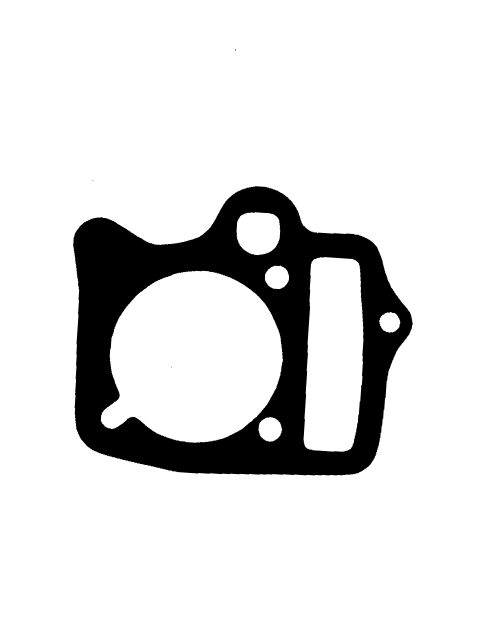
#> input picture detecterror-v2/images/crop_rect_img.png, 960 x 1280 px, found by its file name (shown at 1/2 size); its folder holds 4 pictures in this run
$ python run.py ../detecterror-v2/images/crop_rect_img.png   (older library calls are emulated)
#> lines starting #> are read from the running program, lines starting #| are printed output that depends on the picture
import glob
import os
import sys
from PIL import Image

size = 480, 680

# for infile in sys.argv[1:]:
infile = "/home/user1/Desktop/images"
outfile = "/home/user1/Desktop/resize"
for pathAndFilename in glob.iglob(os.path.join(infile, "*")):
    title, ext = os.path.splitext(os.path.basename(pathAndFilename))
    filename = title+ext
    input = infile+'/'+filename
    output = outfile + "/" + filename
    im = Image.open(input)
#> im is the input picture: PIL image 960x1280 L; min 0, max 255, mean 221.6
    im.thumbnail(size, Image.ANTIALIAS)
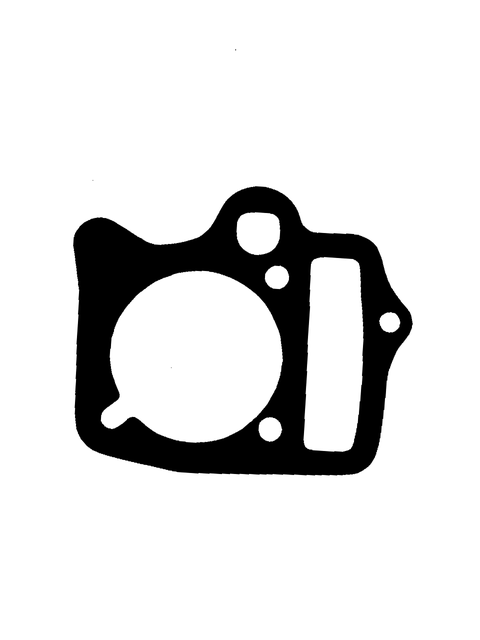
#> im: PIL image 480x640 L; min 0, max 255, mean 221.6
    im.save(output)
#> pass 2 of the loop `for pathAndFilename in glob.iglob(os.path.join(infile, "*")):`:
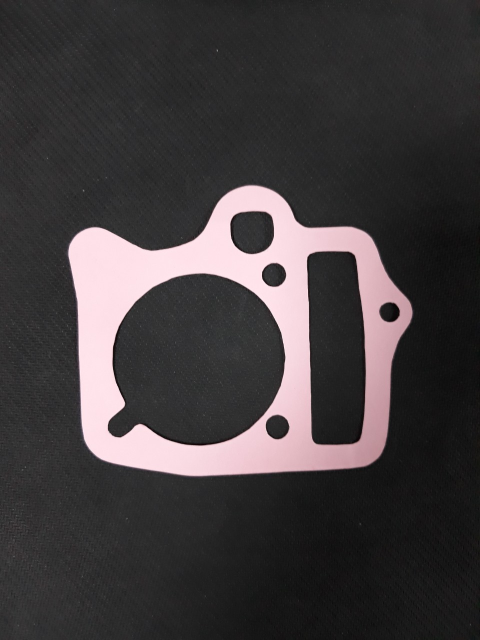
#> input picture detecterror-v2/images/error1_1.jpg, 960 x 1280 px, found by its file name (shown at 1/2 size)
#> im is the input picture: PIL image 960x1280 RGB; mean R, G, B 65.2, 60.5, 61.9
#> `im.thumbnail(size, Image.ANTIALIAS)`:
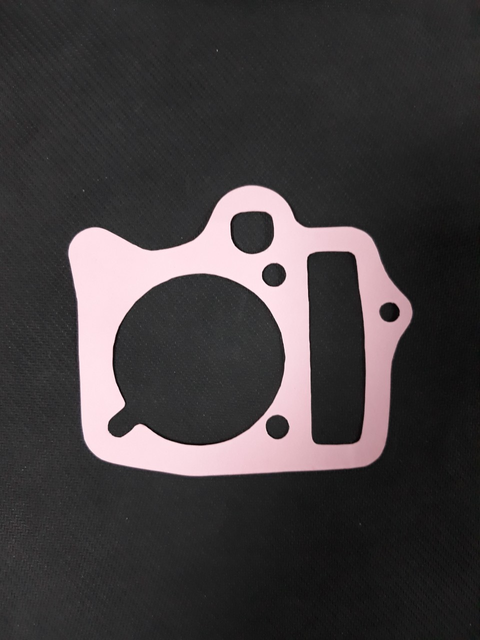
#> im: PIL image 480x640 RGB; mean R, G, B 65.2, 60.5, 61.9
#> pass 3 of the loop `for pathAndFilename in glob.iglob(os.path.join(infile, "*")):`:
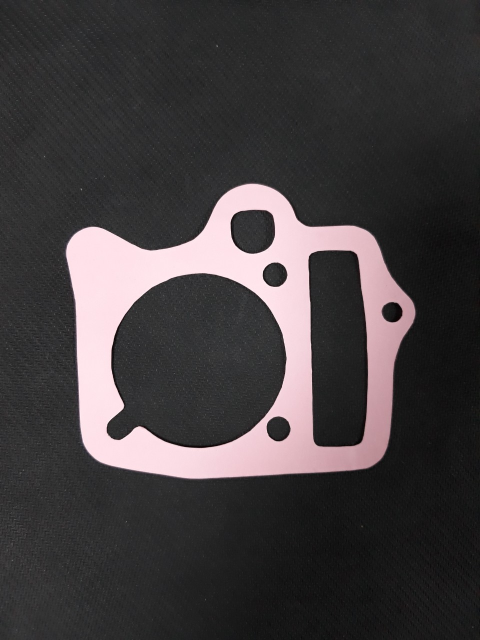
#> input picture detecterror-v2/images/error1_2.jpg, 960 x 1280 px, found by its file name (shown at 1/2 size)
#> im is the input picture: PIL image 960x1280 RGB; mean R, G, B 66, 61.4, 62.8
#> `im.thumbnail(size, Image.ANTIALIAS)`:
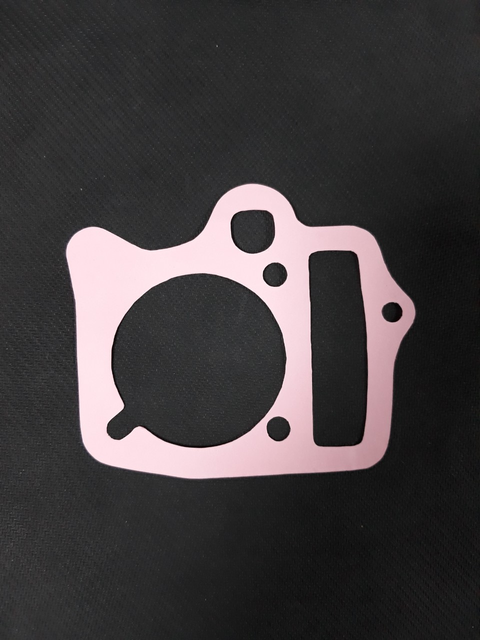
#> im: PIL image 480x640 RGB; mean R, G, B 66, 61.4, 62.8
#> the loop made 4 passes; the first 3 are shown
